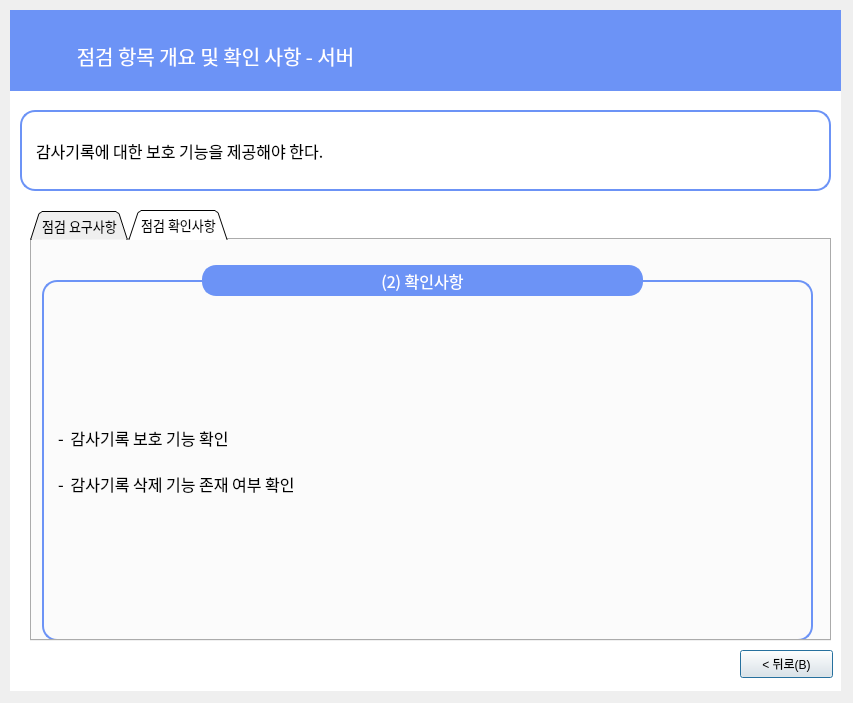
<?xml version="1.0" encoding="UTF-8"?>
<ui version="4.0">
 <class>Dialog</class>
 <widget class="QDialog" name="Dialog">
  <property name="geometry">
   <rect>
    <x>0</x>
    <y>0</y>
    <width>853</width>
    <height>703</height>
   </rect>
  </property>
  <property name="windowTitle">
   <string>Dialog</string>
  </property>
  <widget class="QLabel" name="label_6">
   <property name="geometry">
    <rect>
     <x>10</x>
     <y>10</y>
     <width>831</width>
     <height>681</height>
    </rect>
   </property>
   <property name="font">
    <font>
     <family>Gmarket Sans TTF</family>
     <pointsize>16</pointsize>
     <weight>50</weight>
     <bold>false</bold>
     <kerning>true</kerning>
    </font>
   </property>
   <property name="autoFillBackground">
    <bool>false</bool>
   </property>
   <property name="styleSheet">
    <string notr="true">background-color: rgb(255,255,255);
border-color: rgb(0, 0, 0);</string>
   </property>
   <property name="text">
    <string/>
   </property>
   <property name="scaledContents">
    <bool>false</bool>
   </property>
   <property name="alignment">
    <set>Qt::AlignCenter</set>
   </property>
  </widget>
  <widget class="QLabel" name="label_7">
   <property name="geometry">
    <rect>
     <x>10</x>
     <y>10</y>
     <width>831</width>
     <height>81</height>
    </rect>
   </property>
   <property name="font">
    <font>
     <family>Gmarket Sans TTF</family>
     <pointsize>11</pointsize>
     <weight>50</weight>
     <bold>false</bold>
     <kerning>true</kerning>
    </font>
   </property>
   <property name="autoFillBackground">
    <bool>false</bool>
   </property>
   <property name="styleSheet">
    <string notr="true">background-color: rgb(108, 147, 246);
border-color: rgb(0, 0, 0);</string>
   </property>
   <property name="text">
    <string/>
   </property>
   <property name="scaledContents">
    <bool>false</bool>
   </property>
  </widget>
  <widget class="QLabel" name="label_8">
   <property name="geometry">
    <rect>
     <x>10</x>
     <y>30</y>
     <width>411</width>
     <height>51</height>
    </rect>
   </property>
   <property name="font">
    <font>
     <family>AppleSDGothicNeoM00</family>
     <pointsize>15</pointsize>
    </font>
   </property>
   <property name="styleSheet">
    <string notr="true">color : rgb(255, 255, 255)</string>
   </property>
   <property name="text">
    <string>점검 항목 개요 및 확인 사항 - 서버</string>
   </property>
   <property name="alignment">
    <set>Qt::AlignCenter</set>
   </property>
  </widget>
  <widget class="QLabel" name="label_9">
   <property name="geometry">
    <rect>
     <x>20</x>
     <y>110</y>
     <width>811</width>
     <height>81</height>
    </rect>
   </property>
   <property name="font">
    <font>
     <family>AppleSDGothicNeoM00</family>
     <pointsize>12</pointsize>
     <weight>50</weight>
     <bold>false</bold>
     <kerning>true</kerning>
    </font>
   </property>
   <property name="autoFillBackground">
    <bool>false</bool>
   </property>
   <property name="styleSheet">
    <string notr="true">background-color : rgb(255, 255, 255);
padding-left:10px;
border: 2px solid rgb(108, 147, 246);
border-radius:15px</string>
   </property>
   <property name="text">
    <string>감사기록에 대한 보호 기능을 제공해야 한다.</string>
   </property>
   <property name="scaledContents">
    <bool>false</bool>
   </property>
  </widget>
  <widget class="QPushButton" name="pushButton_4">
   <property name="geometry">
    <rect>
     <x>740</x>
     <y>650</y>
     <width>93</width>
     <height>28</height>
    </rect>
   </property>
   <property name="text">
    <string>&lt; 뒤로(B)</string>
   </property>
  </widget>
  <widget class="QTabWidget" name="tabWidget">
   <property name="geometry">
    <rect>
     <x>30</x>
     <y>210</y>
     <width>801</width>
     <height>431</height>
    </rect>
   </property>
   <property name="font">
    <font>
     <family>AppleSDGothicNeoM00</family>
     <pointsize>10</pointsize>
    </font>
   </property>
   <property name="contextMenuPolicy">
    <enum>Qt::DefaultContextMenu</enum>
   </property>
   <property name="styleSheet">
    <string notr="true"/>
   </property>
   <property name="tabShape">
    <enum>QTabWidget::Triangular</enum>
   </property>
   <property name="currentIndex">
    <number>1</number>
   </property>
   <property name="elideMode">
    <enum>Qt::ElideNone</enum>
   </property>
   <property name="tabBarAutoHide">
    <bool>false</bool>
   </property>
   <widget class="QWidget" name="tab">
    <attribute name="title">
     <string>점검 요구사항</string>
    </attribute>
    <widget class="QLabel" name="label_21">
     <property name="geometry">
      <rect>
       <x>10</x>
       <y>40</y>
       <width>771</width>
       <height>361</height>
      </rect>
     </property>
     <property name="font">
      <font>
       <family>AppleSDGothicNeoM00</family>
       <pointsize>12</pointsize>
      </font>
     </property>
     <property name="styleSheet">
      <string notr="true">

border: 2px solid rgb(108, 147, 246);
border-radius:15px;
padding-left:10px;</string>
     </property>
     <property name="text">
      <string>- ‌ 감사기록의 유실 및 비인가된 변경(삭제 포함)에 대비하기 위해 감사기록을 보호하는 장치를
    마련해야 함

- ‌ 비인가된 삭제 또는 변경이 발생하지 않도록 보호해야 함(예, 감사기록에 대한 삭제 및 변경
    기능 및 UI를 제공하지 않음)

- ‌ 클라우드 등 안전성이 검증된 외부저장소를 사용하여 감사기록 저장 가능</string>
     </property>
    </widget>
    <widget class="QLabel" name="label_3">
     <property name="geometry">
      <rect>
       <x>160</x>
       <y>0</y>
       <width>461</width>
       <height>81</height>
      </rect>
     </property>
     <property name="font">
      <font>
       <family>AppleSDGothicNeoM00</family>
       <pointsize>12</pointsize>
      </font>
     </property>
     <property name="styleSheet">
      <string notr="true">background-color : rgb(108, 147, 246);
color : rgb(255, 255, 255);
border: 2px solid rgb(108, 147, 246);
margin-left:10px;
margin-right:10px;
margin-top:25px;
margin-bottom:25px;
border-radius:14px
</string>
     </property>
     <property name="text">
      <string>(1) 요구사항</string>
     </property>
     <property name="alignment">
      <set>Qt::AlignCenter</set>
     </property>
    </widget>
   </widget>
   <widget class="QWidget" name="tab_2">
    <attribute name="title">
     <string>점검 확인사항</string>
    </attribute>
    <widget class="QLabel" name="label_22">
     <property name="geometry">
      <rect>
       <x>10</x>
       <y>40</y>
       <width>771</width>
       <height>361</height>
      </rect>
     </property>
     <property name="font">
      <font>
       <family>AppleSDGothicNeoM00</family>
       <pointsize>12</pointsize>
      </font>
     </property>
     <property name="styleSheet">
      <string notr="true">

border: 2px solid rgb(108, 147, 246);
border-radius:15px;
padding-left:10px</string>
     </property>
     <property name="text">
      <string>- ‌ 감사기록 보호 기능 확인

- ‌ 감사기록 삭제 기능 존재 여부 확인</string>
     </property>
    </widget>
    <widget class="QLabel" name="label_4">
     <property name="geometry">
      <rect>
       <x>160</x>
       <y>0</y>
       <width>461</width>
       <height>81</height>
      </rect>
     </property>
     <property name="font">
      <font>
       <family>AppleSDGothicNeoM00</family>
       <pointsize>12</pointsize>
      </font>
     </property>
     <property name="styleSheet">
      <string notr="true">background-color : rgb(108, 147, 246);
color : rgb(255, 255, 255);
border: 2px solid rgb(108, 147, 246);
margin-left:10px;
margin-right:10px;
margin-top:25px;
margin-bottom:25px;
border-radius:14px
</string>
     </property>
     <property name="text">
      <string>(2) 확인사항</string>
     </property>
     <property name="alignment">
      <set>Qt::AlignCenter</set>
     </property>
    </widget>
   </widget>
  </widget>
 </widget>
 <resources/>
 <connections/>
</ui>
